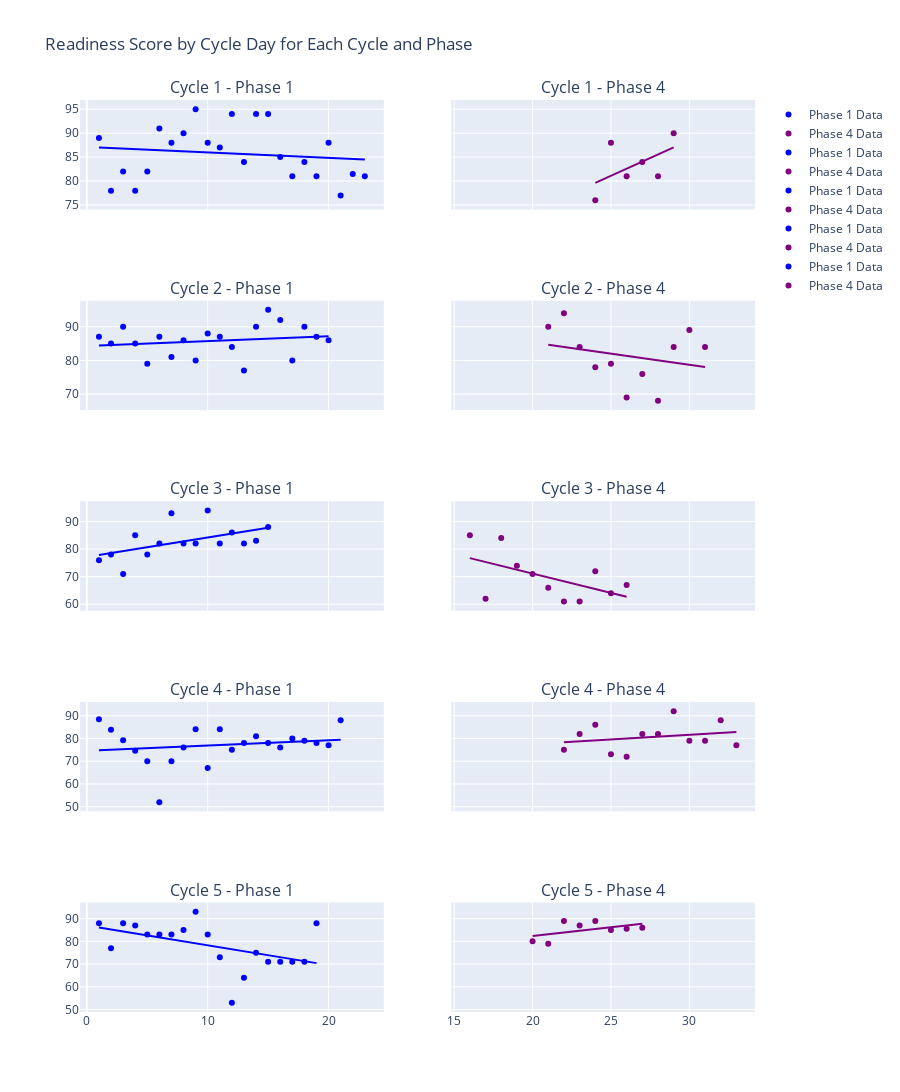

The cell this chart's notebook holds for it:
### Code cell
import pandas as pd
import plotly.graph_objects as go
import plotly.express as px
from plotly.subplots import make_subplots

# Load data from CSV
file_path = '/Data_Option2.csv'  # Replace with the path to your CSV file
df = pd.read_csv(file_path)

# Create a dictionary to store dataframes for each phase and cycle combination
dfs = {}

# Group by phase and cycle and store each group in the dictionary
for (phase, cycle), group_df in df.groupby(['phase', 'cycle']):
    # Extract relevant columns
    subset_df = group_df[['cycle_day', 'readiness_score', 'phase', 'cycle']]
    dfs[(phase, cycle)] = subset_df

# Define a color map for phases
phase_colors = {
    1: 'blue',
    2: 'green',
    3: 'red',
    4: 'purple'
    # Add more colors if there are more phases
}

# Create subplots for each cycle and phase combination
unique_cycles = df['cycle'].unique()
unique_phases = df['phase'].unique()
num_cycles = len(unique_cycles)
num_phases = len(unique_phases)
fig = make_subplots(rows=num_cycles, cols=num_phases, shared_xaxes=True, shared_yaxes=True,
                    subplot_titles=[f'Cycle {cycle} - Phase {phase}' for cycle in unique_cycles for phase in unique_phases])

# Plot data for each cycle and phase combination
for cycle_idx, cycle in enumerate(unique_cycles, start=1):
    for phase_idx, phase in enumerate(unique_phases, start=1):
        data = dfs.get((phase, cycle))
        if data is not None:
            scatter = go.Scatter(x=data['cycle_day'], y=data['readiness_score'], mode='markers', name=f'Phase {phase} Data', marker=dict(color=phase_colors[phase]))
            trendline = px.scatter(data, x='cycle_day', y='readiness_score', trendline="ols").data[1]
            trendline['line']['color'] = phase_colors[phase]
            fig.add_trace(scatter, row=cycle_idx, col=phase_idx)
            fig.add_trace(trendline, row=cycle_idx, col=phase_idx)

# Update layout and show the plot
fig.update_layout(title='Readiness Score by Cycle Day for Each Cycle and Phase', height=300*num_cycles)
fig.show()

### Figure 1 — Plotly figure (JSON) as saved in the notebook; plotly's stock layout.template omitted (floating-point values rounded to 4 significant figures)
{"data": [{"marker": {"color": "blue"}, "mode": "markers", "name": "Phase 1 Data", "type": "scatter", "x": [1, 2, 3, 4, 5, 6, 7, 8, 9, 10, 11, 12, 13, 14, 15, 16, 17, 18, 19, 20, 21, 22, 23], "xaxis": "x", "y": [89, 78, 82, 78, 82, 91, 88, 90, 95, 88, 87, 94, 84, 94, 94, 85, 81, 84, 81, 88, 77, 81.5, 81], "yaxis": "y"}, {"hovertemplate": "<b>OLS trendline</b><br>readiness_score = -0.114625 * cycle_day + 87.1364<br>R<sup>2</sup>=0.019555<br><br>cycle_day=%{x}<br>readiness_score=%{y} <b>(trend)</b><extra></extra>", "legendgroup": "", "line": {"color": "blue"}, "marker": {"color": "#636efa", "symbol": "circle"}, "mode": "lines", "name": "", "showlegend": false, "type": "scatter", "x": [1, 2, 3, 4, 5, 6, 7, 8, 9, 10, 11, 12, 13, 14, 15, 16, 17, 18, 19, 20, 21, 22, 23], "xaxis": "x", "y": [87.02, 86.91, 86.79, 86.68, 86.56, 86.45, 86.33, 86.22, 86.1, 85.99, 85.88, 85.76, 85.65, 85.53, 85.42, 85.3, 85.19, 85.07, 84.96, 84.84, 84.73, 84.61, 84.5], "yaxis": "y"}, {"marker": {"color": "purple"}, "mode": "markers", "name": "Phase 4 Data", "type": "scatter", "x": [24, 25, 26, 27, 28, 29], "xaxis": "x2", "y": [76, 88, 81, 84, 81, 90], "yaxis": "y2"}, {"hovertemplate": "<b>OLS trendline</b><br>readiness_score = 1.48571 * cycle_day + 43.9619<br>R<sup>2</sup>=0.294126<br><br>cycle_day=%{x}<br>readiness_score=%{y} <b>(trend)</b><extra></extra>", "legendgroup": "", "line": {"color": "purple"}, "marker": {"color": "#636efa", "symbol": "circle"}, "mode": "lines", "name": "", "showlegend": false, "type": "scatter", "x": [24, 25, 26, 27, 28, 29], "xaxis": "x2", "y": [79.62, 81.1, 82.59, 84.08, 85.56, 87.05], "yaxis": "y2"}, {"marker": {"color": "blue"}, "mode": "markers", "name": "Phase 1 Data", "type": "scatter", "x": [1, 2, 3, 4, 5, 6, 7, 8, 9, 10, 11, 12, 13, 14, 15, 16, 17, 18, 19, 20], "xaxis": "x3", "y": [87, 85, 90, 85, 79, 87, 81, 86, 80, 88, 87, 84, 77, 90, 95, 92, 80, 90, 87, 86], "yaxis": "y3"}, {"hovertemplate": "<b>OLS trendline</b><br>readiness_score = 0.145865 * cycle_day + 84.2684<br>R<sup>2</sup>=0.034918<br><br>cycle_day=%{x}<br>readiness_score=%{y} <b>(trend)</b><extra></extra>", "legendgroup": "", "line": {"color": "blue"}, "marker": {"color": "#636efa", "symbol": "circle"}, "mode": "lines", "name": "", "showlegend": false, "type": "scatter", "x": [1, 2, 3, 4, 5, 6, 7, 8, 9, 10, 11, 12, 13, 14, 15, 16, 17, 18, 19, 20], "xaxis": "x3", "y": [84.41, 84.56, 84.71, 84.85, 85.0, 85.14, 85.29, 85.44, 85.58, 85.73, 85.87, 86.02, 86.16, 86.31, 86.46, 86.6, 86.75, 86.89, 87.04, 87.19], "yaxis": "y3"}, {"marker": {"color": "purple"}, "mode": "markers", "name": "Phase 4 Data", "type": "scatter", "x": [21, 22, 23, 24, 25, 26, 27, 28, 29, 30, 31], "xaxis": "x4", "y": [90, 94, 84, 78, 79, 69, 76, 68, 84, 89, 84], "yaxis": "y4"}, {"hovertemplate": "<b>OLS trendline</b><br>readiness_score = -0.663636 * cycle_day + 98.6182<br>R<sup>2</sup>=0.070155<br><br>cycle_day=%{x}<br>readiness_score=%{y} <b>(trend)</b><extra></extra>", "legendgroup": "", "line": {"color": "purple"}, "marker": {"color": "#636efa", "symbol": "circle"}, "mode": "lines", "name": "", "showlegend": false, "type": "scatter", "x": [21, 22, 23, 24, 25, 26, 27, 28, 29, 30, 31], "xaxis": "x4", "y": [84.68, 84.02, 83.35, 82.69, 82.03, 81.36, 80.7, 80.04, 79.37, 78.71, 78.05], "yaxis": "y4"}, {"marker": {"color": "blue"}, "mode": "markers", "name": "Phase 1 Data", "type": "scatter", "x": [1, 2, 3, 4, 5, 6, 7, 8, 9, 10, 11, 12, 13, 14, 15], "xaxis": "x5", "y": [76, 78, 71, 85, 78, 82, 93, 82, 82, 94, 82, 86, 82, 83, 88], "yaxis": "y5"}, {"hovertemplate": "<b>OLS trendline</b><br>readiness_score = 0.707143 * cycle_day + 77.1429<br>R<sup>2</sup>=0.276490<br><br>cycle_day=%{x}<br>readiness_score=%{y} <b>(trend)</b><extra></extra>", "legendgroup": "", "line": {"color": "blue"}, "marker": {"color": "#636efa", "symbol": "circle"}, "mode": "lines", "name": "", "showlegend": false, "type": "scatter", "x": [1, 2, 3, 4, 5, 6, 7, 8, 9, 10, 11, 12, 13, 14, 15], "xaxis": "x5", "y": [77.85, 78.56, 79.26, 79.97, 80.68, 81.39, 82.09, 82.8, 83.51, 84.21, 84.92, 85.63, 86.34, 87.04, 87.75], "yaxis": "y5"}, {"marker": {"color": "purple"}, "mode": "markers", "name": "Phase 4 Data", "type": "scatter", "x": [16, 17, 18, 19, 20, 21, 22, 23, 24, 25, 26], "xaxis": "x6", "y": [85, 62, 84, 74, 71, 66, 61, 61, 72, 64, 67], "yaxis": "y6"}, {"hovertemplate": "<b>OLS trendline</b><br>readiness_score = -1.4 * cycle_day + 99.1273<br>R<sup>2</sup>=0.296080<br><br>cycle_day=%{x}<br>readiness_score=%{y} <b>(trend)</b><extra></extra>", "legendgroup": "", "line": {"color": "purple"}, "marker": {"color": "#636efa", "symbol": "circle"}, "mode": "lines", "name": "", "showlegend": false, "type": "scatter", "x": [16, 17, 18, 19, 20, 21, 22, 23, 24, 25, 26], "xaxis": "x6", "y": [76.73, 75.33, 73.93, 72.53, 71.13, 69.73, 68.33, 66.93, 65.53, 64.13, 62.73], "yaxis": "y6"}, {"marker": {"color": "blue"}, "mode": "markers", "name": "Phase 1 Data", "type": "scatter", "x": [1, 2, 3, 4, 5, 6, 7, 8, 9, 10, 11, 12, 13, 14, 15, 16, 17, 18, 19, 20, 21], "xaxis": "x7", "y": [88.4, 83.8, 79.2, 74.6, 70, 52, 70, 76, 84, 67, 84, 75, 78, 81, 78, 76, 80, 79, 78, 77, 88], "yaxis": "y7"}, {"hovertemplate": "<b>OLS trendline</b><br>readiness_score = 0.232468 * cycle_day + 74.5381<br>R<sup>2</sup>=0.032853<br><br>cycle_day=%{x}<br>readiness_score=%{y} <b>(trend)</b><extra></extra>", "legendgroup": "", "line": {"color": "blue"}, "marker": {"color": "#636efa", "symbol": "circle"}, "mode": "lines", "name": "", "showlegend": false, "type": "scatter", "x": [1, 2, 3, 4, 5, 6, 7, 8, 9, 10, 11, 12, 13, 14, 15, 16, 17, 18, 19, 20, 21], "xaxis": "x7", "y": [74.77, 75.0, 75.24, 75.47, 75.7, 75.93, 76.17, 76.4, 76.63, 76.86, 77.1, 77.33, 77.56, 77.79, 78.03, 78.26, 78.49, 78.72, 78.95, 79.19, 79.42], "yaxis": "y7"}, {"marker": {"color": "purple"}, "mode": "markers", "name": "Phase 4 Data", "type": "scatter", "x": [22, 23, 24, 25, 26, 27, 28, 29, 30, 31, 32, 33], "xaxis": "x8", "y": [75, 82, 86, 73, 72, 82, 82, 92, 79, 79, 88, 77], "yaxis": "y8"}, {"hovertemplate": "<b>OLS trendline</b><br>readiness_score = 0.409091 * cycle_day + 69.3333<br>R<sup>2</sup>=0.059693<br><br>cycle_day=%{x}<br>readiness_score=%{y} <b>(trend)</b><extra></extra>", "legendgroup": "", "line": {"color": "purple"}, "marker": {"color": "#636efa", "symbol": "circle"}, "mode": "lines", "name": "", "showlegend": false, "type": "scatter", "x": [22, 23, 24, 25, 26, 27, 28, 29, 30, 31, 32, 33], "xaxis": "x8", "y": [78.33, 78.74, 79.15, 79.56, 79.97, 80.38, 80.79, 81.2, 81.61, 82.02, 82.42, 82.83], "yaxis": "y8"}, {"marker": {"color": "blue"}, "mode": "markers", "name": "Phase 1 Data", "type": "scatter", "x": [1, 2, 3, 4, 5, 6, 7, 8, 9, 10, 11, 12, 13, 14, 15, 16, 17, 18, 19], "xaxis": "x9", "y": [88, 77, 88, 87, 83, 83, 83, 85, 93, 83, 73, 53, 64, 75, 71, 71, 71, 71, 88], "yaxis": "y9"}, {"hovertemplate": "<b>OLS trendline</b><br>readiness_score = -0.870175 * cycle_day + 86.9649<br>R<sup>2</sup>=0.239027<br><br>cycle_day=%{x}<br>readiness_score=%{y} <b>(trend)</b><extra></extra>", "legendgroup": "", "line": {"color": "blue"}, "marker": {"color": "#636efa", "symbol": "circle"}, "mode": "lines", "name": "", "showlegend": false, "type": "scatter", "x": [1, 2, 3, 4, 5, 6, 7, 8, 9, 10, 11, 12, 13, 14, 15, 16, 17, 18, 19], "xaxis": "x9", "y": [86.09, 85.22, 84.35, 83.48, 82.61, 81.74, 80.87, 80.0, 79.13, 78.26, 77.39, 76.52, 75.65, 74.78, 73.91, 73.04, 72.17, 71.3, 70.43], "yaxis": "y9"}, {"marker": {"color": "purple"}, "mode": "markers", "name": "Phase 4 Data", "type": "scatter", "x": [20, 21, 22, 23, 24, 25, 26, 27], "xaxis": "x10", "y": [80, 79, 89, 87, 89, 85, 85.5, 86], "yaxis": "y10"}, {"hovertemplate": "<b>OLS trendline</b><br>readiness_score = 0.767857 * cycle_day + 67.0179<br>R<sup>2</sup>=0.252125<br><br>cycle_day=%{x}<br>readiness_score=%{y} <b>(trend)</b><extra></extra>", "legendgroup": "", "line": {"color": "purple"}, "marker": {"color": "#636efa", "symbol": "circle"}, "mode": "lines", "name": "", "showlegend": false, "type": "scatter", "x": [20, 21, 22, 23, 24, 25, 26, 27], "xaxis": "x10", "y": [82.38, 83.14, 83.91, 84.68, 85.45, 86.21, 86.98, 87.75], "yaxis": "y10"}], "layout": {"annotations": [{"font": {"size": 16}, "showarrow": false, "text": "Cycle 1 - Phase 1", "x": 0.225, "xanchor": "center", "xref": "paper", "y": 1, "yanchor": "bottom", "yref": "paper"}, {"font": {"size": 16}, "showarrow": false, "text": "Cycle 1 - Phase 4", "x": 0.775, "xanchor": "center", "xref": "paper", "y": 1, "yanchor": "bottom", "yref": "paper"}, {"font": {"size": 16}, "showarrow": false, "text": "Cycle 2 - Phase 1", "x": 0.225, "xanchor": "center", "xref": "paper", "y": 0.78, "yanchor": "bottom", "yref": "paper"}, {"font": {"size": 16}, "showarrow": false, "text": "Cycle 2 - Phase 4", "x": 0.775, "xanchor": "center", "xref": "paper", "y": 0.78, "yanchor": "bottom", "yref": "paper"}, {"font": {"size": 16}, "showarrow": false, "text": "Cycle 3 - Phase 1", "x": 0.225, "xanchor": "center", "xref": "paper", "y": 0.56, "yanchor": "bottom", "yref": "paper"}, {"font": {"size": 16}, "showarrow": false, "text": "Cycle 3 - Phase 4", "x": 0.775, "xanchor": "center", "xref": "paper", "y": 0.56, "yanchor": "bottom", "yref": "paper"}, {"font": {"size": 16}, "showarrow": false, "text": "Cycle 4 - Phase 1", "x": 0.225, "xanchor": "center", "xref": "paper", "y": 0.34, "yanchor": "bottom", "yref": "paper"}, {"font": {"size": 16}, "showarrow": false, "text": "Cycle 4 - Phase 4", "x": 0.775, "xanchor": "center", "xref": "paper", "y": 0.34, "yanchor": "bottom", "yref": "paper"}, {"font": {"size": 16}, "showarrow": false, "text": "Cycle 5 - Phase 1", "x": 0.225, "xanchor": "center", "xref": "paper", "y": 0.12, "yanchor": "bottom", "yref": "paper"}, {"font": {"size": 16}, "showarrow": false, "text": "Cycle 5 - Phase 4", "x": 0.775, "xanchor": "center", "xref": "paper", "y": 0.12, "yanchor": "bottom", "yref": "paper"}], "height": 1500, "title": {"text": "Readiness Score by Cycle Day for Each Cycle and Phase"}, "xaxis": {"anchor": "y", "domain": [0, 0.45], "matches": "x9", "showticklabels": false}, "xaxis10": {"anchor": "y10", "domain": [0.55, 1]}, "xaxis2": {"anchor": "y2", "domain": [0.55, 1], "matches": "x10", "showticklabels": false}, "xaxis3": {"anchor": "y3", "domain": [0, 0.45], "matches": "x9", "showticklabels": false}, "xaxis4": {"anchor": "y4", "domain": [0.55, 1], "matches": "x10", "showticklabels": false}, "xaxis5": {"anchor": "y5", "domain": [0, 0.45], "matches": "x9", "showticklabels": false}, "xaxis6": {"anchor": "y6", "domain": [0.55, 1], "matches": "x10", "showticklabels": false}, "xaxis7": {"anchor": "y7", "domain": [0, 0.45], "matches": "x9", "showticklabels": false}, "xaxis8": {"anchor": "y8", "domain": [0.55, 1], "matches": "x10", "showticklabels": false}, "xaxis9": {"anchor": "y9", "domain": [0, 0.45]}, "yaxis": {"anchor": "x", "domain": [0.88, 1]}, "yaxis10": {"anchor": "x10", "domain": [0, 0.12], "matches": "y9", "showticklabels": false}, "yaxis2": {"anchor": "x2", "domain": [0.88, 1], "matches": "y", "showticklabels": false}, "yaxis3": {"anchor": "x3", "domain": [0.66, 0.78]}, "yaxis4": {"anchor": "x4", "domain": [0.66, 0.78], "matches": "y3", "showticklabels": false}, "yaxis5": {"anchor": "x5", "domain": [0.44, 0.56]}, "yaxis6": {"anchor": "x6", "domain": [0.44, 0.56], "matches": "y5", "showticklabels": false}, "yaxis7": {"anchor": "x7", "domain": [0.22, 0.34]}, "yaxis8": {"anchor": "x8", "domain": [0.22, 0.34], "matches": "y7", "showticklabels": false}, "yaxis9": {"anchor": "x9", "domain": [0, 0.12]}}}
